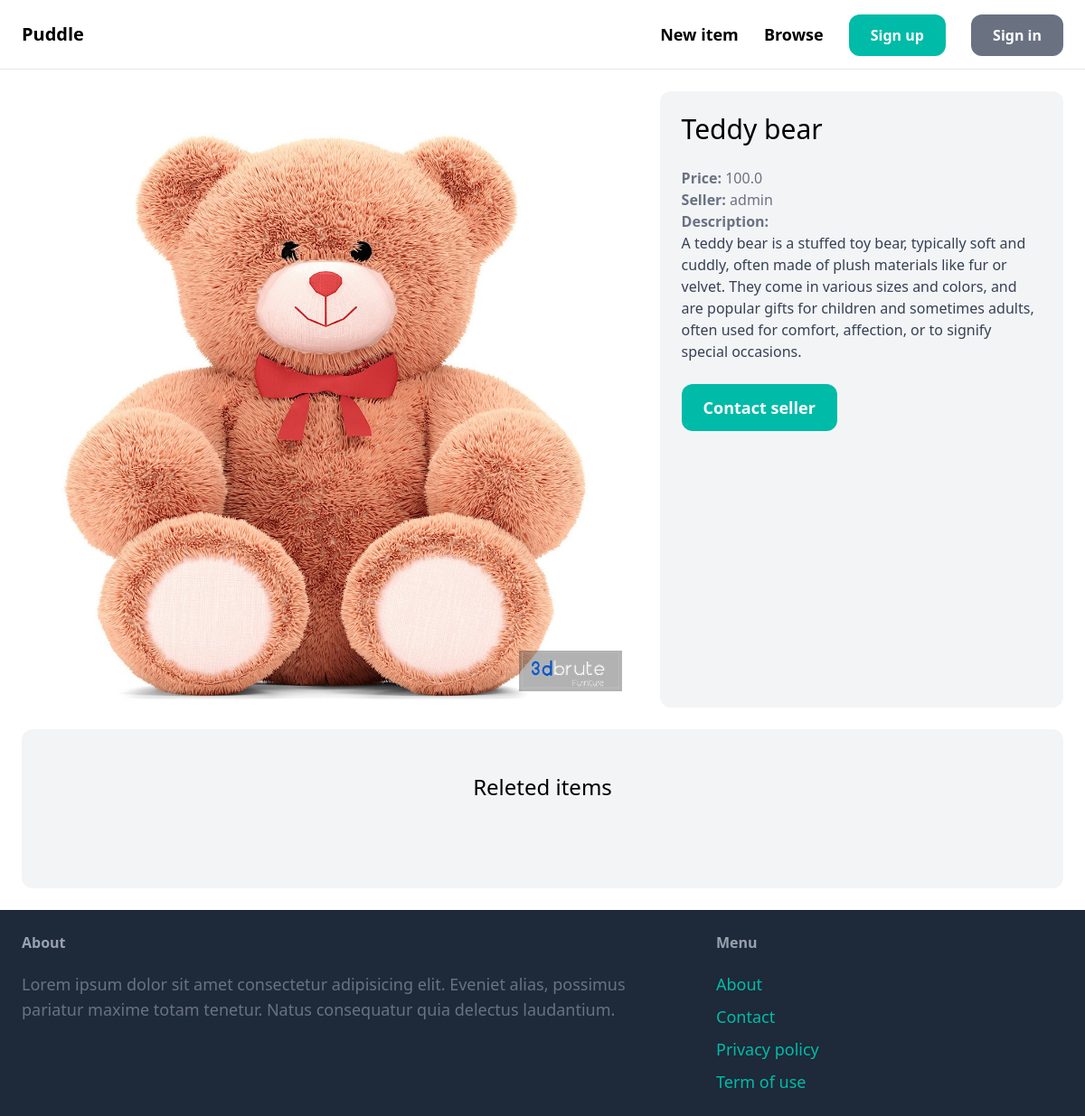
/items/1/, run on an earlier commit of the app's database.
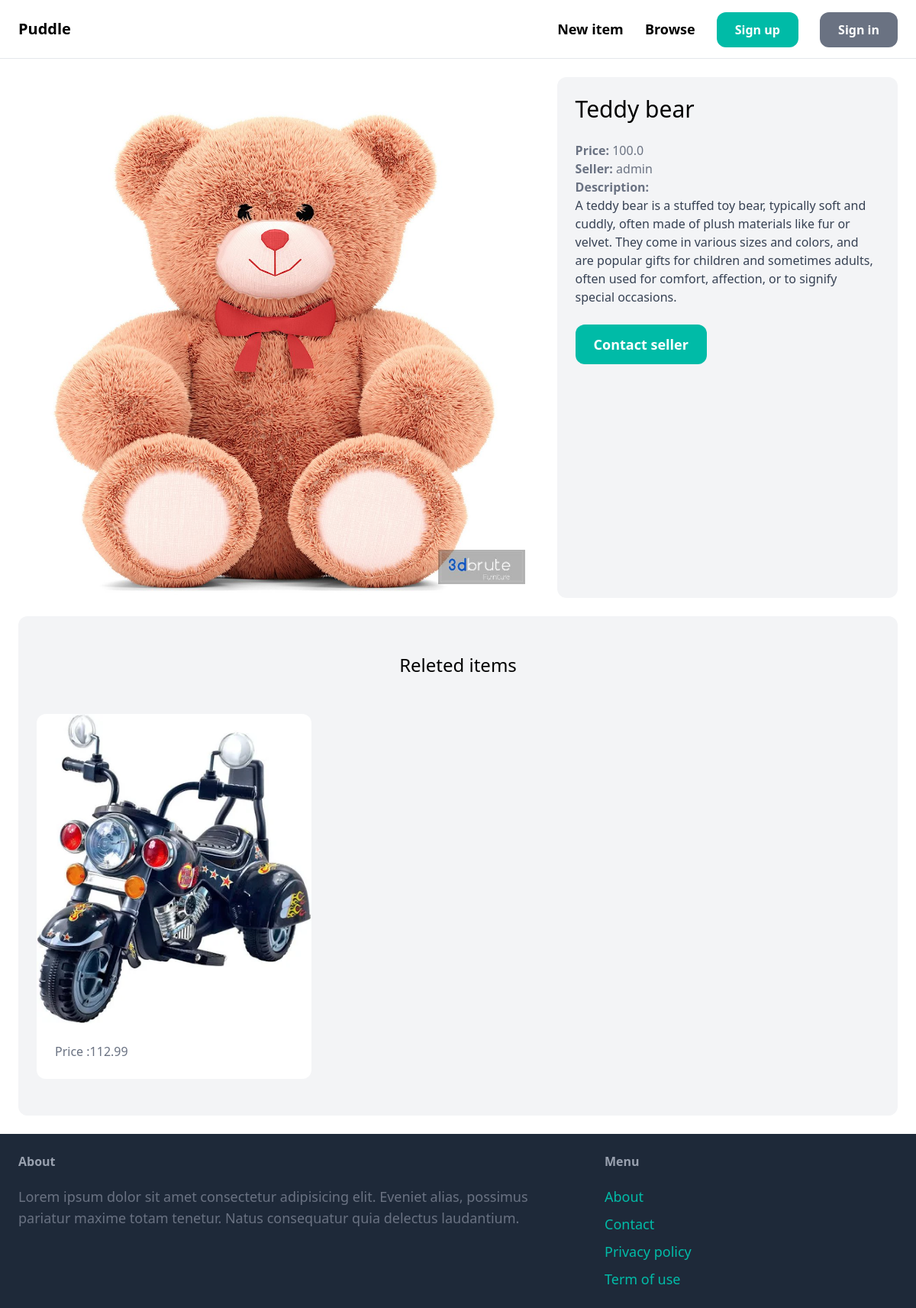
And on a later commit of the database.
### item/models.py (models this page shows, shortened)
class Item(models.Model):
    category=models.ForeignKey(Category,related_name='items',on_delete=models.CASCADE)
    name=models.CharField(max_length=255)
    description=models.TextField(blank=True,null=True)
    price=models.FloatField()
    image=models.ImageField(upload_to='item_images',blank=True,null=True)
    is_sold=models.BooleanField(default=False)
    created_by=models.ForeignKey(User,related_name='items',on_delete=models.CASCADE)
    created_at=models.DateTimeField(auto_now_add=True)

### item/views.py (the view)
# urls.py: path('<int:pk>/', views.details, name='detail')
def details(request,pk):
    item=get_object_or_404(Item,pk=pk)
    related_items=Item.objects.filter(category=item.category,is_sold=False).exclude(pk=pk)[0:3]
    return render(request,'item/detail.html',{
        'item':item,
        'related_items':related_items
    })

### item/templates/item/detail.html (shortened to what this page needs)
{% extends 'core/base.html' %}
{% block content %}
<div class="grid grid-cols-5 gap-6">
    <div class="col-span-3">
        <img src="{{ item.image.url }}" alt="{{ item.name }}" class="rounded">
    </div>
    <div class="col-span-2 p-6 bg-gray-100 rounded-xl">
        <h1 class="mb-6 text-3xl">{{ item.name }}</h1>
        <p class="text-gray-500"><strong>Price: </strong>{{ item.price }}</p>
        <p class="text-gray-500"><strong>Seller: </strong>{{ item.created_by.username }}</p>
        {% if item.description %}
        <p class="text-gray-700">
            <strong class="text-gray-500">Description:</strong><br>
            {{ item.description }}
        </p>
        {% endif %}
        <a href="#"
            class="inline-block mt-6 px-6 py-3 text-lg font-semibold bg-teal-500 text-white hover:bg-teal-700 rounded-xl">Contact
            seller</a>
    </div>
</div>
<div class="mt-6 px-6 py-12 bg-gray-100 rounded-xl">
    <h2 class="mb-12 text-2xl text-center">Releted items</h2>
    <div class="grid grid-cols-3 gap-3">
        {% for item in related_items %}
        <div>
            <a href="{% url 'item:detail' item.id %}">
                <div>
                    <img src="{{ item.image.url }}" alt="Image" class="rounded-t-xl" />
                </div>
                <div class="p-6 bg-white rounded-b-xl">
                    <p class="text-gray-500">Price :{{ item.price }}</p>
                </div>
            </a>
        </div>
        {% endfor %}
    </div>
</div>
{% endblock %}

What changed in the data, as far as the page shows it:
added Item: image (picture), price "112.99"
